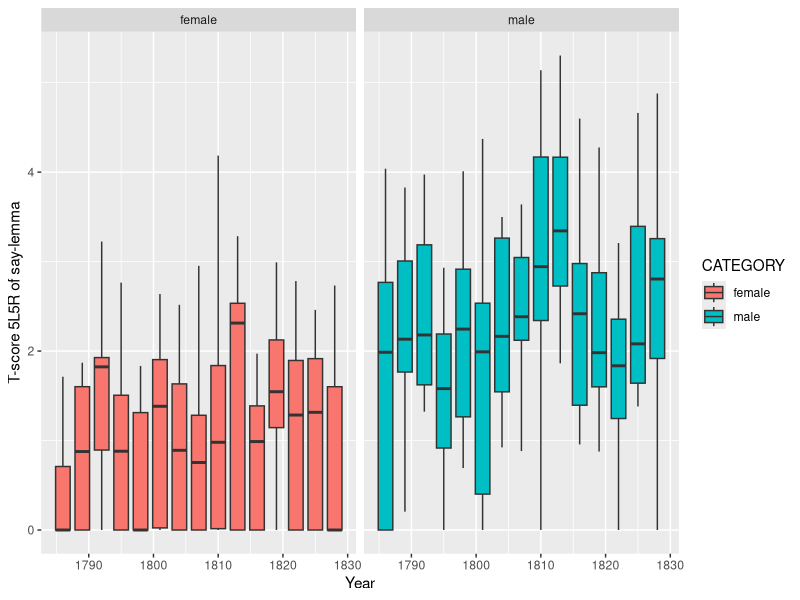
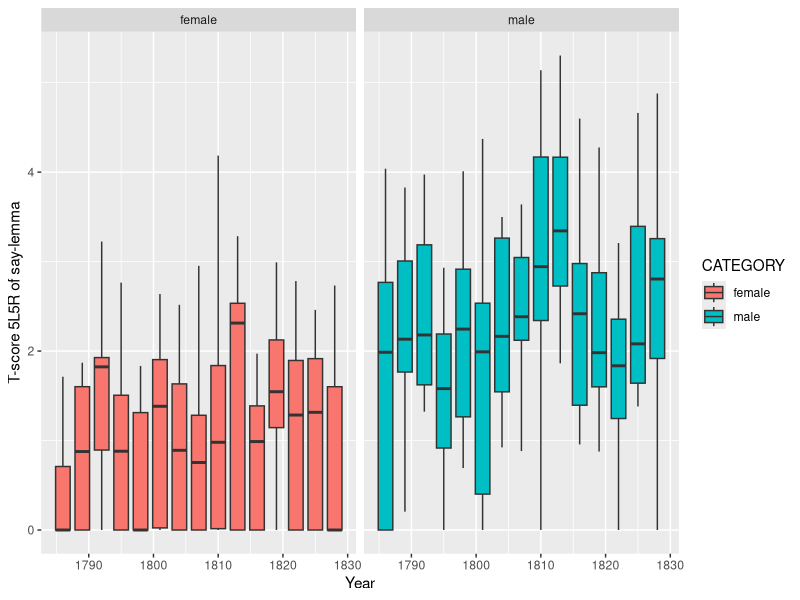

Generate these figures, in order, with R:
#load packages

setwd("/home/james/R/2014-11_BM-catalogue/data")
library(lubridate)
library(dplyr, warn.conflicts = FALSE)
library(tidyr, warn.conflicts = FALSE)
library(ggplot2)
library(dplyr)

#read data from csv

gender <- read.csv("BMfemalemalelistsay.csv")

#plot data

ggplot(gender, aes(x = DATE, y = TSCORE, group = DATE, fill = CATEGORY)) +
	geom_boxplot(outlier.shape=NA) +
	facet_grid(. ~ CATEGORY) +
	xlab('Year') +
	ylab('T-score 5L5R of say-lemma')

#save data to file

setwd("/home/james/R/2014-11_BM-catalogue/viz")
ggsave("BMfemalemalelistsay.png", width = 10, height = 7)
